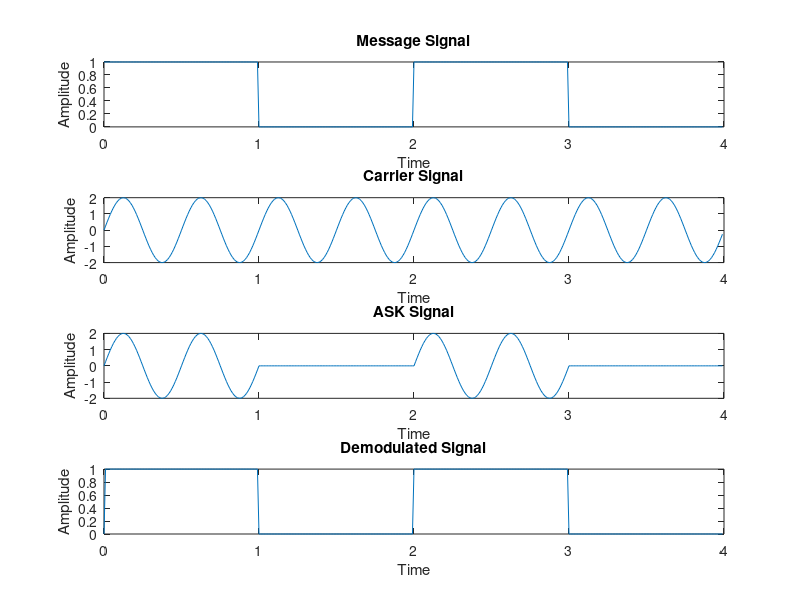

Write MATLAB code to recreate this figure.
 clc;
 clear;
 close all;

 b = [1 0 1 0];

 t = 0:0.01:length(b)-0.01;
 bb = [];

 for j = 1:length(b)
     for i = 1:100
         if b(j) == 1
             bb1(i) = 1;
         else
             bb1(i) = 0;
         end
     end
     bb = [bb bb1];
 end

 c = 2*sin(2*pi*2*t);
 s = bb.*c;

 subplot(4,1,1); plot(t,bb);
 title('Message Signal'); 
 xlabel('Time'); ylabel('Amplitude');

 subplot(4,1,2); plot(t,c);
 title('Carrier Signal'); 
 xlabel('Time'); ylabel('Amplitude');

 subplot(4,1,3); plot(t,s);
 title('ASK Signal'); 
 xlabel('Time'); ylabel('Amplitude');

d = [];
for i=1:length(s)
    if s(i) == 0;
        d(i) = 0;
    else
        d(i) = 1;
    end
end
subplot(4,1,4); plot(t,d);
title('Demodulated Signal');
xlabel('Time'); ylabel('Amplitude');



